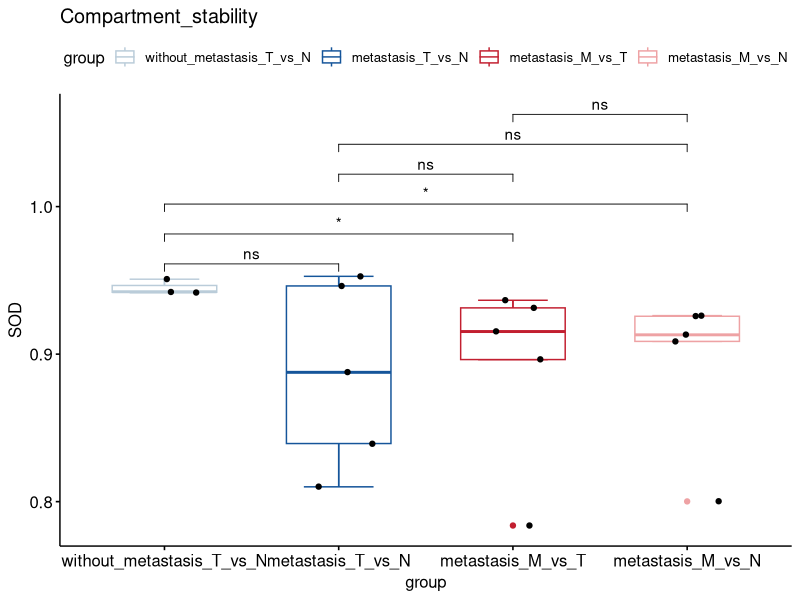

Here is the R script that generated this plot:
library(ggplot2)
library(ggpubr)

dd = read.csv(file = "Output_compartment_stability/compartment_stability.txt", sep = "\t", header = T)

p = ggboxplot(dd,x = "group",y = "SOD",color = "group",palette = c("#BACCD9","#15559A","#C21F30","#EEA2A4"),title = "Compartment_stability",width = 0.6,bxp.errorbar = TRUE)+geom_jitter(width = 0.2, col = "black")

my_comparisons = list( c("without_metastasis_T_vs_N", "metastasis_T_vs_N"), c("without_metastasis_T_vs_N", "metastasis_M_vs_T"), c("without_metastasis_T_vs_N", "metastasis_M_vs_N") , c("metastasis_T_vs_N", "metastasis_M_vs_T") , c("metastasis_T_vs_N", "metastasis_M_vs_N") , c("metastasis_M_vs_T", "metastasis_M_vs_N") )

p2 = p + stat_compare_means(comparisons = my_comparisons,
                            label = "p.signif",
                            method = "wilcox.test")

ggsave(paste0("Output_compartment_stability/compartment_stability.pdf"),p2,width=20,height = 7)
